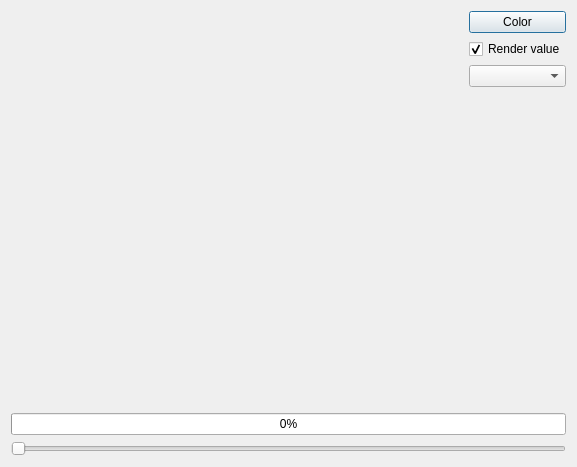
<?xml version="1.0" encoding="UTF-8"?>
<ui version="4.0">
 <class>Dialog</class>
 <widget class="QDialog" name="Dialog">
  <property name="geometry">
   <rect>
    <x>0</x>
    <y>0</y>
    <width>577</width>
    <height>467</height>
   </rect>
  </property>
  <property name="windowTitle">
   <string>Dialog</string>
  </property>
  <layout class="QVBoxLayout" name="verticalLayout_2">
   <item>
    <layout class="QHBoxLayout" name="horizontalLayout">
     <item>
      <widget class="CircularProgressBar" name="widget" native="true">
       <property name="sizePolicy">
        <sizepolicy hsizetype="Expanding" vsizetype="Preferred">
         <horstretch>0</horstretch>
         <verstretch>0</verstretch>
        </sizepolicy>
       </property>
      </widget>
     </item>
     <item>
      <layout class="QVBoxLayout" name="verticalLayout">
       <item>
        <widget class="QPushButton" name="pushButton">
         <property name="text">
          <string>Color</string>
         </property>
        </widget>
       </item>
       <item>
        <widget class="QCheckBox" name="checkBox">
         <property name="enabled">
          <bool>true</bool>
         </property>
         <property name="text">
          <string>Render value</string>
         </property>
         <property name="checked">
          <bool>true</bool>
         </property>
        </widget>
       </item>
       <item>
        <widget class="QComboBox" name="comboBox"/>
       </item>
       <item>
        <spacer name="verticalSpacer">
         <property name="orientation">
          <enum>Qt::Vertical</enum>
         </property>
         <property name="sizeHint" stdset="0">
          <size>
           <width>20</width>
           <height>40</height>
          </size>
         </property>
        </spacer>
       </item>
      </layout>
     </item>
    </layout>
   </item>
   <item>
    <widget class="QProgressBar" name="progressBar">
     <property name="value">
      <number>0</number>
     </property>
    </widget>
   </item>
   <item>
    <widget class="QSlider" name="horizontalSlider">
     <property name="maximum">
      <number>100</number>
     </property>
     <property name="orientation">
      <enum>Qt::Horizontal</enum>
     </property>
    </widget>
   </item>
  </layout>
 </widget>
 <layoutdefault spacing="6" margin="11"/>
 <customwidgets>
  <customwidget>
   <class>CircularProgressBar</class>
   <extends>QWidget</extends>
   <header>circularprogressbar.h</header>
   <container>1</container>
   <slots>
    <slot>setValue(int)</slot>
   </slots>
  </customwidget>
 </customwidgets>
 <resources/>
 <connections>
  <connection>
   <sender>horizontalSlider</sender>
   <signal>valueChanged(int)</signal>
   <receiver>progressBar</receiver>
   <slot>setValue(int)</slot>
   <hints>
    <hint type="sourcelabel">
     <x>226</x>
     <y>441</y>
    </hint>
    <hint type="destinationlabel">
     <x>232</x>
     <y>409</y>
    </hint>
   </hints>
  </connection>
  <connection>
   <sender>horizontalSlider</sender>
   <signal>valueChanged(int)</signal>
   <receiver>widget</receiver>
   <slot>setValue(int)</slot>
   <hints>
    <hint type="sourcelabel">
     <x>446</x>
     <y>447</y>
    </hint>
    <hint type="destinationlabel">
     <x>442</x>
     <y>186</y>
    </hint>
   </hints>
  </connection>
 </connections>
</ui>
